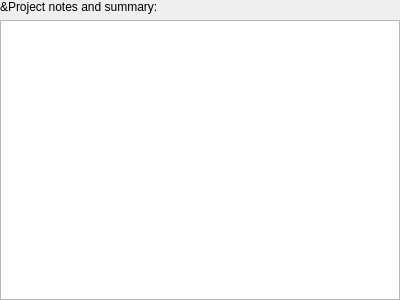
<ui version="4.0" >
 <class>KPlato::TaskNotesPanelBase</class>
 <widget class="QWidget" name="KPlato::TaskNotesPanelBase" >
  <property name="geometry" >
   <rect>
    <x>0</x>
    <y>0</y>
    <width>400</width>
    <height>300</height>
   </rect>
  </property>
  <layout class="QVBoxLayout" >
   <property name="margin" >
    <number>0</number>
   </property>
   <property name="spacing" >
    <number>6</number>
   </property>
   <item>
    <widget class="QLabel" name="textLabel5" >
     <property name="text" >
      <string>&amp;Project notes and summary:</string>
     </property>
     <property name="wordWrap" >
      <bool>false</bool>
     </property>
    </widget>
   </item>
   <item>
    <widget class="QTextEdit" name="descriptionfield" />
   </item>
  </layout>
 </widget>
 <layoutdefault spacing="6" margin="11" />
  <resources/>
 <connections/>
</ui>
